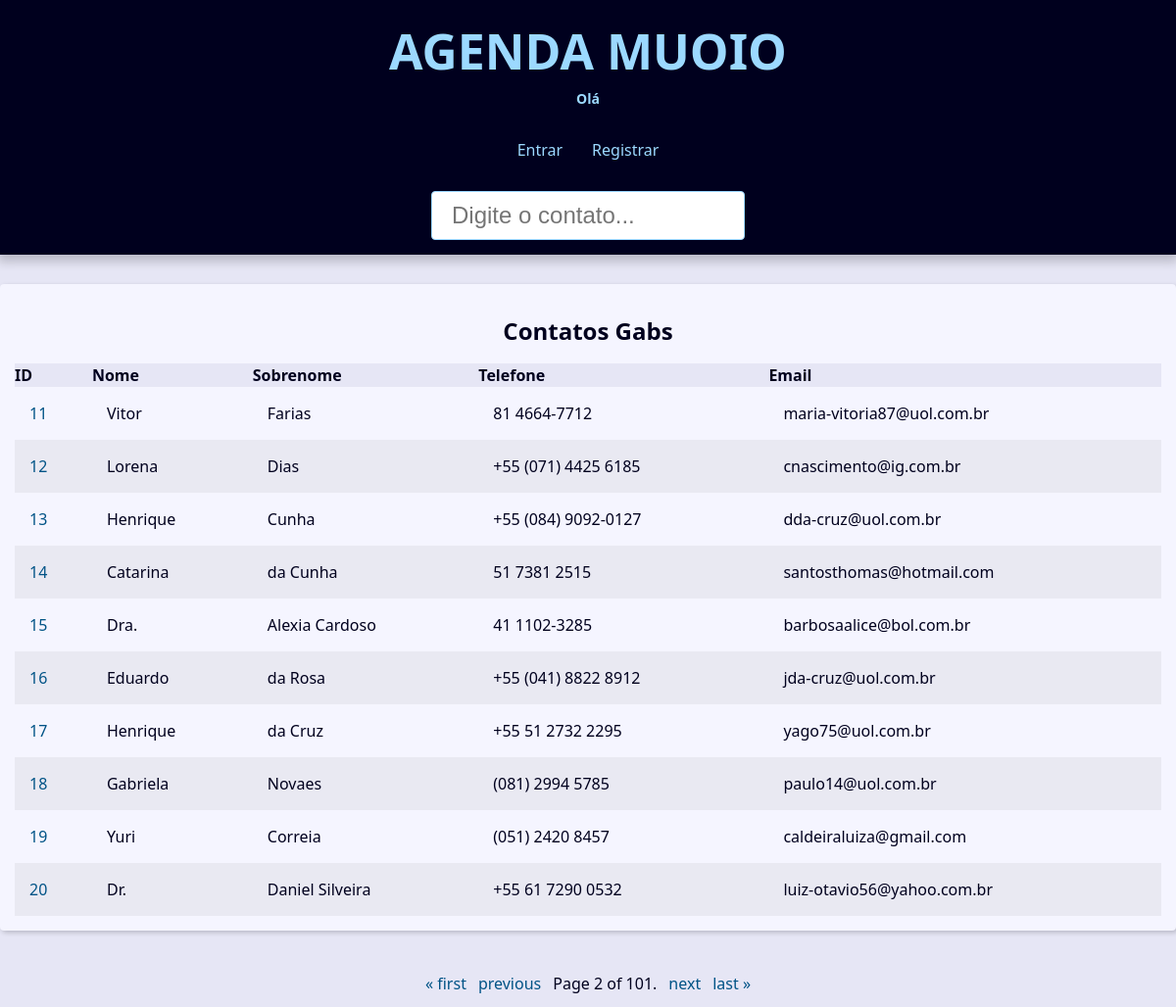
The page /?page=2&q= on the database its author committed.
### contact/models.py (models this page shows, shortened)
class Contact(models.Model):
    first_name = models.CharField(max_length=50)
    last_name = models.CharField(max_length=50, verbose_name='Sobrenome')
    phone = models.CharField(max_length=50)
    email = models.EmailField(max_length=254)
    created_date = models.DateTimeField(default=timezone.now)
    description = models.TextField(blank=True)
    show = models.BooleanField(default=True)
    picture = models.ImageField(upload_to='pictures/%Y/%m/', blank=True)
    category = models.ForeignKey(
        Category,
        on_delete=models.SET_NULL,
        blank=True,
        null=True,
    )
    owner = models.ForeignKey(
        User,
        on_delete=models.SET_NULL,
        blank=True,
        null=True,
    )

### contact/views/contact_views.py (the view)
# urls.py: path('', views.index, name='index'),  # type: ignore
def index(request):
    contacts = Contact.objects.filter(show=True).order_by('id')
    paginacao = Paginator(contacts, 10)
    pag_number = request.GET.get("page")
    pag_obj = paginacao.get_page(pag_number)
    context = {
        'pag_obj_': pag_obj,
        'site_title': 'Contatos - '
    }
    return render(
        request,
        'contact/index.html',
        context
    )

### contact/templates/contact/index.html
{% extends 'global/base.html' %}
{% block content %}
{% if pag_obj_ %}
    <div class="responsive-table">
        <table class="contacts-table">
            <caption class="table-caption">
                Contatos Gabs
            </caption>
            <thead>
                <tr class="table-row table-row-header">
                    <th class="table_header">ID</th>
                    <th class="table_header">Nome</th>
                    <th class="table_header">Sobrenome</th>
                    <th class="table_header">Telefone</th>
                    <th class="table_header">Email</th>
                </tr>
            </thead>
            <tbody>
                {% for c in pag_obj_ %}
                    <tr class="table-row">
                        <td class="table-cel">
                            <a class="table-link" href="{% url 'contact:contact' c.id %}">
                                {{c.id}}
                            </a>
                        </td>
                        <td class="table-cel">
                            {{c.first_name}}
                        </td>
                        <td class="table-cel">
                            {{c.last_name}}
                        </td>
                        <td class="table-cel">
                            {{c.phone}}
                        </td>
                        <td class="table-cel">
                            {{c.email}}
                        </td>
                    </tr>
                {% endfor %}
        </table>
    </div>
{% else %}
    <div class"single-contact">
        <h1 class="single-contact-name">
            Nenhum contato encontrado
        </h1>
    </div>
{% endif %}
{% endblock content %}

### base_static/global/css/style.css (style rules this page uses)
:root { --spacing: 1.5rem; --link-dark-color: rgb(0, 83, 134); --link-light-color: rgb(156, 217, 255); --clr-white: rgb(245, 245, 255); --clr-black: rgb(0, 0, 30); --clr-light-gray: rgb(230, 230, 245); --clr-dark-shadow-5: rgba(0, 0, 10, 5%); --clr-dark-shadow-10: rgba(0, 0, 10, 10%); --clr-dark-shadow-20: rgba(0, 0, 10, 20%); --clr-light-shadow-5: rgba(200, 200, 255, 5%); --clr-light-shadow-10: rgba(200, 200, 255, 10%); --clr-light-shadow-20: rgba(200, 200, 255, 20%); --main-page-width: 120rem; --table-min-width: 60rem; --biggest-font-size: 5rem; --bigger-font-size: 4rem; --big-font-size: 3.2rem; --medium-font-size: 2.4rem; --small-font-size: 1.6rem; --smaller-font-size: 1.4rem; --smallest-font-size: 1.2rem; --transition-fast: 300ms; --transition-medium: 600ms; --transition-slow: 1s; --default-border-radius: 4px; }
*, *::before, *::after { margin: 0; padding: 0; box-sizing: border-box; }
html { font-size: 62.5%; }
body { font-family: system-ui, -apple-system, BlinkMacSystemFont, 'Segoe UI', Roboto, Oxygen, Ubuntu, Cantarell, 'Open Sans', 'Helvetica Neue', sans-serif; line-height: 1.5; font-size: var(--small-font-size); color: var(--clr-black); -webkit-font-smoothing: antialiased; background: var(--clr-light-gray); }
.responsive-table { width: 100%; overflow-x: auto; }
.contacts-table { width: 100%; min-width: var(--table-min-width); border-collapse: collapse; }
.table-caption { font-size: var(--medium-font-size); font-weight: bold; padding: var(--spacing); }
.table-row { text-align: left; text-overflow: ellipsis; transition: background-color var(--transition-fast) ease-in-out; }
.table-row:nth-of-type(2n) { background: var(--clr-dark-shadow-5); }
.table-row-header { background: var(--clr-light-gray); color: var(--clr-black); }
.table-cel, .table-header { padding: var(--spacing); }
.table-link { color: var(--link-dark-color); transition: color var(--transition-fast) ease-in-out; text-decoration: none; }

### rows shown on the page
Contact: id "11", first_name "Vitor", last_name "Farias", phone "81 4664-7712", email "maria-vitoria87@uol.com.br"
Contact: id "12", first_name "Lorena", last_name "Dias", phone "+55 (071) 4425 6185", email "cnascimento@ig.com.br"
Contact: id "13", first_name "Henrique", last_name "Cunha", phone "+55 (084) 9092-0127", email "dda-cruz@uol.com.br"
Contact: id "14", first_name "Catarina", last_name "da Cunha", phone "51 7381 2515", email "santosthomas@hotmail.com"
Contact: id "15", first_name "Dra.", last_name "Alexia Cardoso", phone "41 1102-3285", email "barbosaalice@bol.com.br"
Contact: id "16", first_name "Eduardo", last_name "da Rosa", phone "+55 (041) 8822 8912", email "jda-cruz@uol.com.br"
Contact: id "17", first_name "Henrique", last_name "da Cruz", phone "+55 51 2732 2295", email "yago75@uol.com.br"
Contact: id "18", first_name "Gabriela", last_name "Novaes", phone "(081) 2994 5785", email "paulo14@uol.com.br"
Contact: id "19", first_name "Yuri", last_name "Correia", phone "(051) 2420 8457", email "caldeiraluiza@gmail.com"
Contact: id "20", first_name "Dr.", last_name "Daniel Silveira", phone "+55 61 7290 0532", email "luiz-otavio56@yahoo.com.br"

### other values the page prints
{{ pag_obj_.number }} "2"
{{ pag_obj_.paginator.num_pages }} "101"
